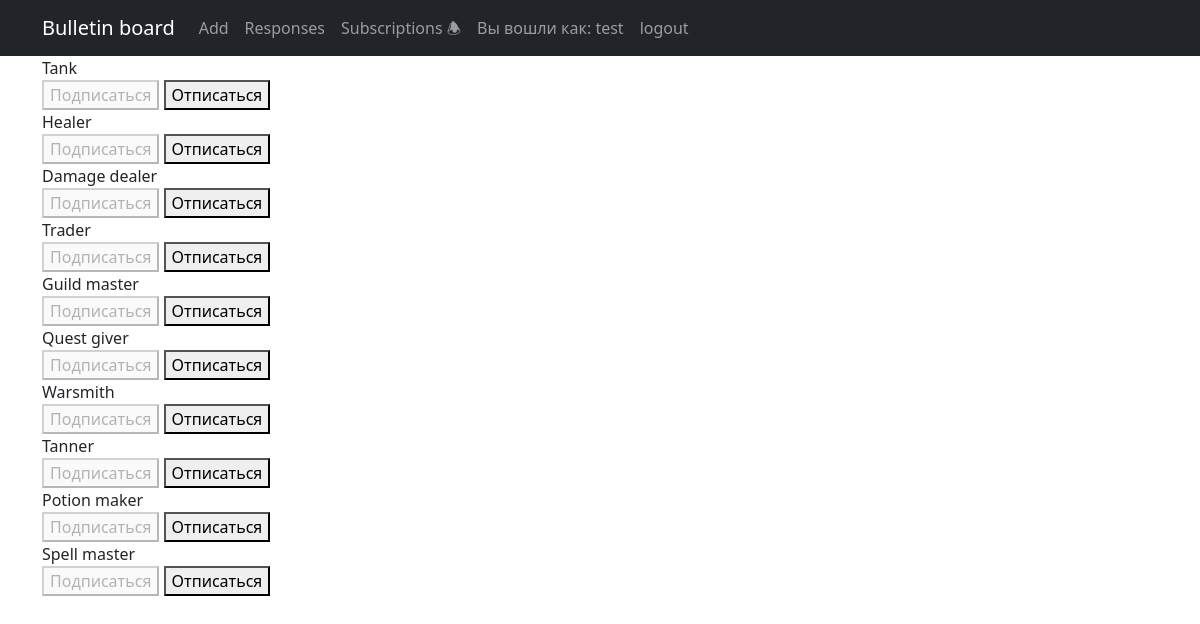
Screenshot of /subscriptions/ (signed in) with the database file from the repository.
### ads/models.py (models this page shows, shortened)
class Category(models.Model):
    name = models.CharField(max_length=255, unique=True)
    subscribers = models.ManyToManyField(User, through='Subscriber')

### ads/views.py (the view, shortened to what this page needs)
# urls.py: path('subscriptions/', subscriptions, name='subscriptions'),
@login_required
@csrf_protect
def subscriptions(request):
    categories_with_subscriptions = Category.objects.annotate(
        user_subscribed=Exists(
            Subscriber.objects.filter(
                user=request.user,
                category=OuterRef('pk'),
            )
        )
    )
    return render(
        request,
        'subscriptions.html',
        {'categories': categories_with_subscriptions},
    )

### templates/subscriptions.html (shortened to what this page needs)
{% extends 'flatpages/default.html' %}
{% block content %}
    {% for category in categories  %}
        {{ category.name }}
        <form method="post">
            {% if category.user_subscribed %}
                <button disabled>Подписаться</button>
                <button name="action" value="unsubscribe">Отписаться</button>
            {% else %}
                <button name="action" value="subscribe">Подписаться</button>
                <button disabled>Отписаться</button>
            {% endif %}
        </form>
    {% endfor %}
{% endblock content %}

### templates/flatpages/default.html (shortened to what this page needs)
<!DOCTYPE html>
<html lang="en">
    <head>
        {% load static %}
        {% load account %}
        <link href="{% static 'css/styles.css' %}" rel="stylesheet" />
    </head>
    <body>
        <nav class="navbar navbar-expand-lg navbar-dark bg-dark static-top">
            <div class="container">
                <a class="navbar-brand" href="{% url 'ads_list' %}">Bulletin board</a>
                <div class="collapse navbar-collapse" id="navbarResponsive">
                    <ul class="navbar-nav ml-auto">
                        {% if user.is_authenticated %}
                            <li class="nav-item">
                                <a class="nav-link" href="{% url 'ad_create' %}">Add</a>
                            </li>
                            <li class="nav-item active">
                                <a class="nav-link" href="{% url 'responses' %}">Responses</a>
                            </li>
                            <li class="nav-item">
                                <a class="nav-link" href="{% url 'subscriptions' %}">Subscriptions 🕭</a>
                            </li>
                            <li class="nav-item">
                                <a class="nav-link" href="{% url 'account_email' %}">Вы вошли как: {% user_display user %}</a>
                            </li>
                            <li class="nav-item">
                                <a class="nav-link" href="{% url 'account_logout' %}">logout</a>
                            </li>
                        {% else %}
                            <li class="nav-item">
                                <a class="nav-link" href="{% url 'account_login' %}">login⎆</a>
                            </li>
                        {% endif %}
                    </ul>
                </div>
            </div>
        </nav>
        <div class="container">
            <div class="row">
                <div class="col-lg-12 text-start">
                    {% block content %}{% endblock content %}
                </div>
            </div>
        </div>
    </body>
</html>

### rows the page displays
Category: name "Tank", shows "Подписаться"
Category: name "Healer", shows "Подписаться"
Category: name "Damage dealer", shows "Подписаться"
Category: name "Trader", shows "Подписаться"
Category: name "Guild master", shows "Подписаться"
Category: name "Quest giver", shows "Подписаться"
Category: name "Warsmith", shows "Подписаться"
Category: name "Tanner", shows "Подписаться"
Category: name "Potion maker", shows "Подписаться"
Category: name "Spell master", shows "Подписаться"
